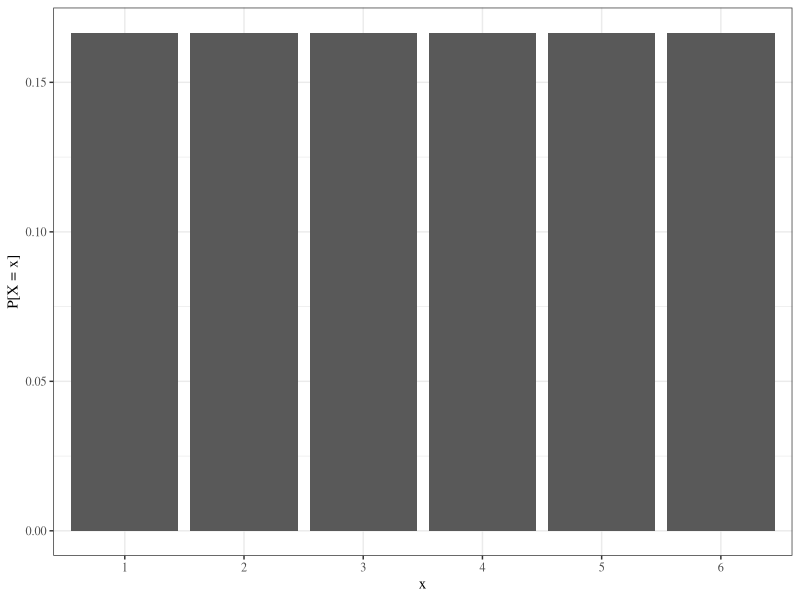
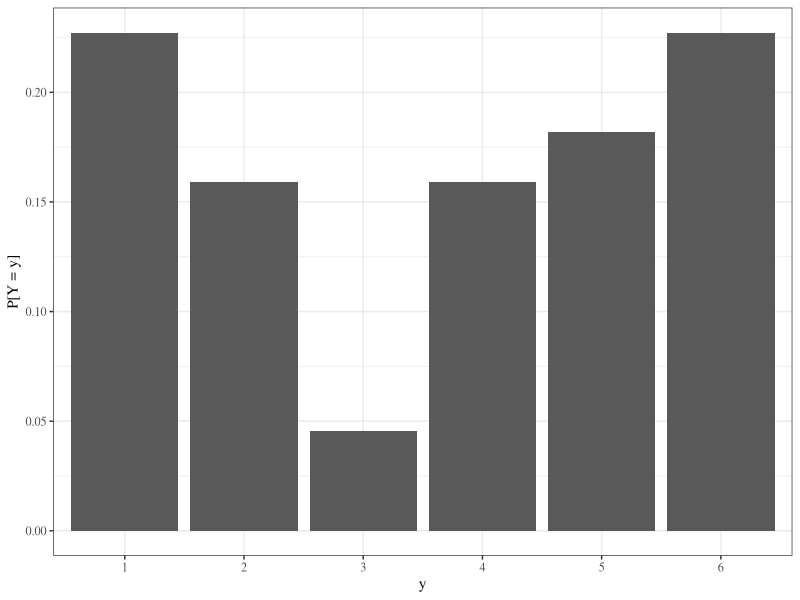
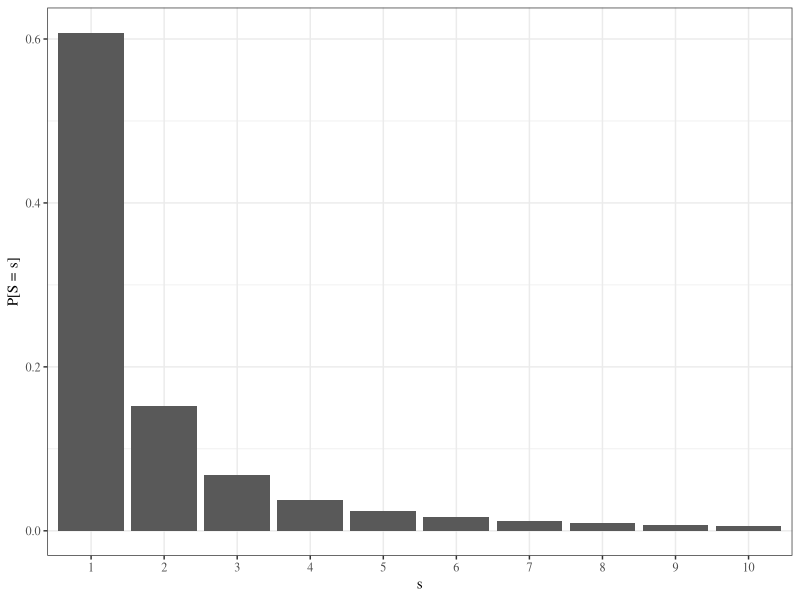
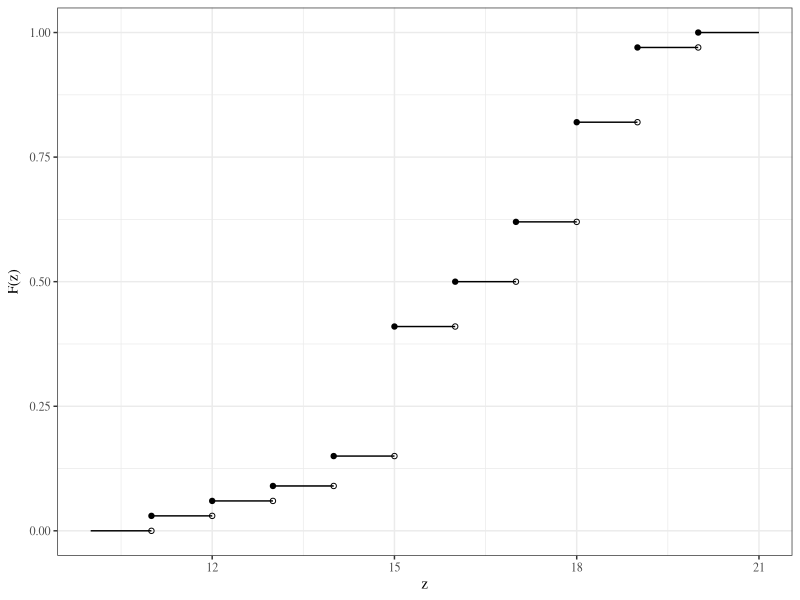
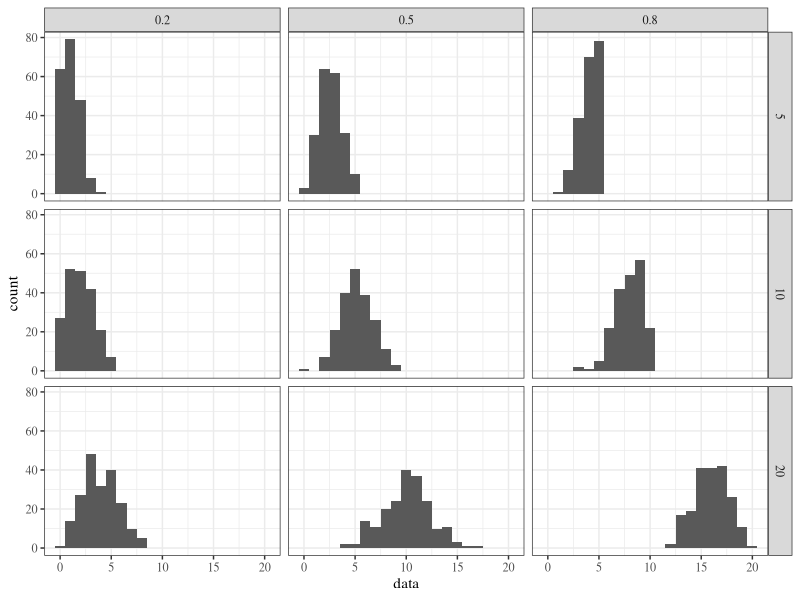
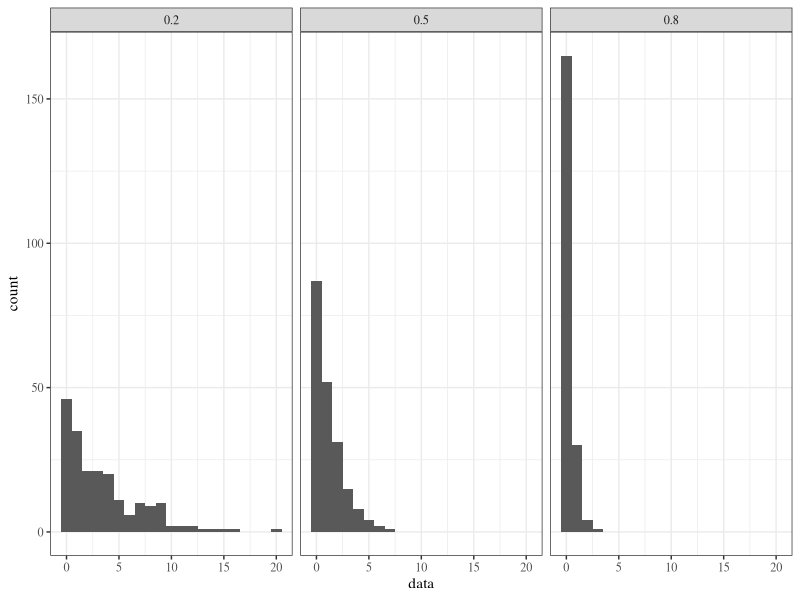
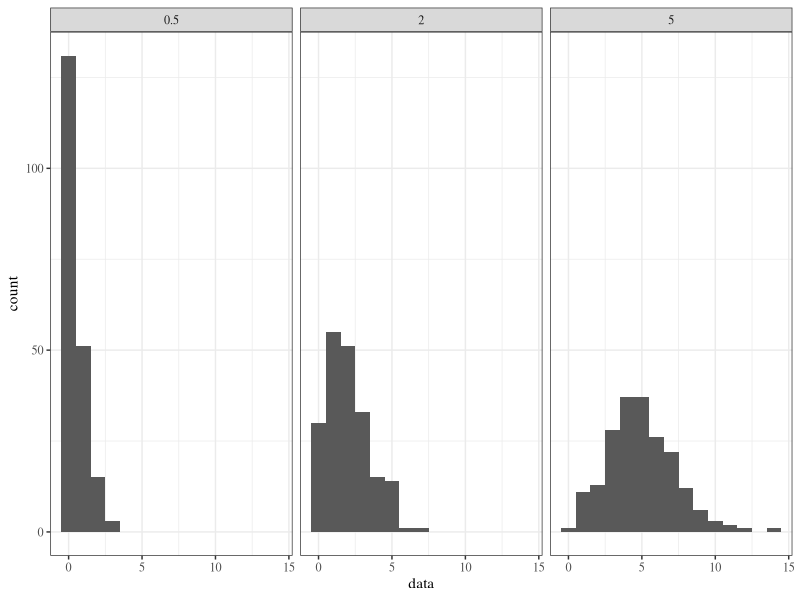

Reproduce these figures in R, in order.
## ---- chunk 1
library(knitr)
library(tidyverse)
library(xtable)
library(MASS)

knitr::opts_chunk$set(echo=FALSE, message=FALSE, warning=FALSE, fig.height = 2)
theme_set(theme_bw(base_family = "serif"))

set.seed(305)
## ---- chunk 2
x <- rep(1/6, 6)
y <- c(5/22, 7/44, 1/22, 7/44, 2/11, 5/22)

ggplot() +
  geom_bar(aes(factor(1:6), x), stat = "identity") +
  xlab("x") + ylab("P[X = x]")

ggplot() +
  geom_bar(aes(factor(1:6), y), stat = "identity") +
  xlab("y") + ylab("P[Y = y]")
## ---- chunk 3
s <- 1/(1:10)^2*(6/pi^2)
ggplot() +
  geom_bar(aes(factor(1:10), s), stat = "identity") +
  xlab("s") + ylab("P[S = s]")
## ---- chunk 4
z <- 10:20
F_z <- c(0, 0.03, 0.06, 0.09, 0.15, 0.41, 0.50, 0.62, 0.82, 0.97, 1)

ggplot() +
  geom_segment(aes(x = z, xend = z + 1), y = F_z, yend = F_z) +
  geom_point(aes(z[-1], F_z[-1])) +
  geom_point(aes(z[-length(z)] + 1, F_z[-length(F_z)]), pch = 1) +
  ylab(expression("F(z)"))
## ---- chunk 5
expand.grid(n = c(5, 10, 20), p = c(.2, .5, .8)) %>%
  group_by(n, p) %>%
  do(data.frame(data = rbinom(200, .$n, .$p))) %>%
  ggplot() +
  geom_histogram(aes(data), binwidth = 1) +
  facet_grid(n ~ p)
## ---- chunk 6
expand.grid(p = c(.2, .5, .8)) %>%
  group_by(p) %>%
  do(data.frame(data = rgeom(200, .$p))) %>%
  ggplot() +
  geom_histogram(aes(data), binwidth = 1) +
  facet_grid(~ p)
## ---- chunk 7
expand.grid(lambda = c(0.5, 2, 5)) %>%
  group_by(lambda) %>%
  do(data.frame(data = rpois(200, .$lambda))) %>%
  ggplot() +
  geom_histogram(aes(data), binwidth = 1) +
  facet_grid(~ lambda)
